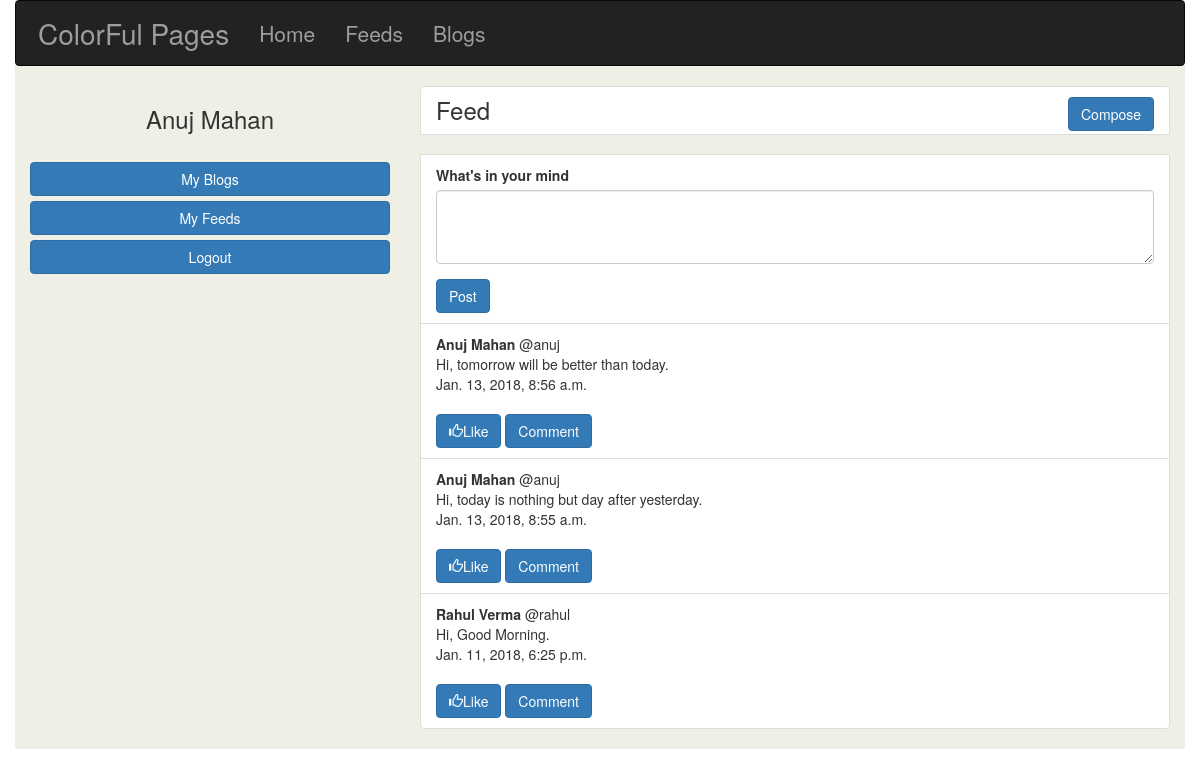
/feeds/feed_form/ (signed in), run on the app's committed database.
### feeds/models.py (models this page shows, shortened)
class Feed(models.Model):
	user = models.ForeignKey(User, on_delete=models.CASCADE)
	content = models.CharField(max_length=200)
	date = models.DateTimeField(auto_now_add=True)
	parent = models.ForeignKey(
		'Feed',
		null=True,
		blank=True,
		on_delete=models.CASCADE)
	likes = models.IntegerField(default=0)
	comments = models.IntegerField(default=0)
	@staticmethod
	def get_feeds():
		feed = Feed.objects.filter(parent=None).order_by('-date')
		return feed

### feeds/views.py (the view)
# urls.py: path('feed_form/',views.feed_form),
def feed_form(request):
	if request.method == 'POST' and len(request.POST['post'])>0:
		post = request.POST['post']
		feed = Feed()
		feed.post = post
		feed.user = request.user
		feed.save()
		return all_feeds(request)
	else:
		feeds=Feed.get_feeds()
		content = {'feeds':feeds}
		return render(request,'feeds/feed_form.html',content)

### templates/feeds/feed_form.html (shortened to what this page needs)
{% extends 'feeds/allfeeds.html' %}
{% block feed_form %}
	<form action="" method="POST">
		<div class="form-group">
			<label>What's in your mind </label>
			<textarea class="form-control" rows="3" id="content" name="content"></textarea>
		</div>
		<input type="submit" name="submit" class="btn btn-primary" value="Post">
	</form>
{% endblock %}

### templates/feeds/allfeeds.html
{% extends 'base.html' %}
{% block body %}
	{% if user.is_authenticated %}
		<ul class="list-group">
			<li class="list-group-item">
				<b class="h3">Feed</b>
				<a href="/feeds/feed_form/" class="btn btn-primary pull-right" style="color:white;">Compose</a>
			</li><br>
			<li class="list-group-item">
				{% block feed_form %}
				{% endblock %}
			</li>
			{% for feed in feeds %}
				<li class="list-group-item">
					<div> <b>{{feed.user.first_name}} {{feed.user.last_name}}</b> @{{feed.user.username}}</div>
					<div> {{feed.content}} </div>
					<div class="float-right">{{feed.date}}</div><br>
					<div class="float-right">
						<a href="" class="btn btn-primary"><span class="glyphicon glyphicon-thumbs-up"></span>Like</a>
						<a href="/feeds/{{feed.id}}" class="btn btn-primary">Comment</a>
					</div>
				</li>
			{% endfor %}
		</ul>
	{% else %}
		<h2>Login to see your feeds!!</h2>
	{% endif %}
{% endblock %}

### templates/base.html (shortened to what this page needs)
<!DOCTYPE html>
<html>
<head>
	<link rel="stylesheet" href="https://maxcdn.bootstrapcdn.com/bootstrap/3.3.7/css/bootstrap.min.css">
</head>
<body>
	<div class="container" style="background-color: rgba(100,100,0,.1);">
		<div class="row">
			<nav class="navbar navbar-inverse" style="padding: .5em">
				<div class="container-fluid">
				    <div class="navbar-header">
				      <a class="navbar-brand" href="/" style="font-size:2em;">ColorFul Pages</a>
				    </div>
				    <ul class="nav navbar-nav" style="font-size:1.5em;">
				      <li><a href="/">Home</a></li>
				      <li><a href="/feeds/allfeeds">Feeds</a></li>
				      <li><a href="/">Blogs</a></li>
				    </ul>
				</div>
			</nav>
			<div class="col-sm-4">
				{% if user.is_authenticated %}
					<h3 style="text-align: center;">{{ user.first_name }} {{ user.last_name }}</h3>
					<br>
					<a href="/blogs/my_blogs" class="btn btn-primary btn-block" style="color: white">My Blogs</a>
					<a href="/feeds/my_feeds" class="btn btn-primary btn-block" style="color: white">My Feeds</a>
					<a href="/users/logout" class="btn btn-primary btn-block" style="color:white;">Logout</a>
				{% else %}
				    <h3>You are not logged in.</h3>
				    <br>
					<a href="/users/login" class="btn btn-primary btn-block" style="color:white;">Log In</a>
					<br>
					<a href="/users/register/" class="btn btn-primary btn-block" style="color:white;">Sign Up</a><br>
				{% endif %}
			</div>
			<div class="col-sm-8">
				{% block body %}
				{% endblock %}
			</div>
		</div>
	</div>
</body>
</html>

### data on the page
Feed: user.first_name "Anuj", user.last_name "Mahan", user.username "anuj", content "Hi, tomorrow will be better than today.", date "Jan. 13, 2018, 8:56 a.m."
Feed: user.first_name "Anuj", user.last_name "Mahan", user.username "anuj", content "Hi, today is nothing but day after yesterday.", date "Jan. 13, 2018, 8:55 a.m."
Feed: user.first_name "Rahul", user.last_name "Verma", user.username "rahul", content "Hi, Good Morning.", date "Jan. 11, 2018, 6:25 p.m."

### other printed values
{{ user.first_name }} "Anuj"
{{ user.last_name }} "Mahan"
